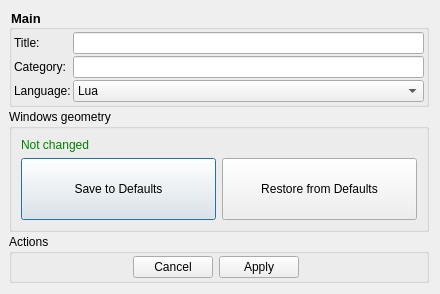
<?xml version="1.0" encoding="UTF-8"?>
<ui version="4.0">
 <class>MetaDialog</class>
 <widget class="QDialog" name="MetaDialog">
  <property name="windowModality">
   <enum>Qt::ApplicationModal</enum>
  </property>
  <property name="geometry">
   <rect>
    <x>0</x>
    <y>0</y>
    <width>440</width>
    <height>294</height>
   </rect>
  </property>
  <property name="sizePolicy">
   <sizepolicy hsizetype="Fixed" vsizetype="Fixed">
    <horstretch>0</horstretch>
    <verstretch>0</verstretch>
   </sizepolicy>
  </property>
  <property name="windowTitle">
   <string>Edit MetaData</string>
  </property>
  <layout class="QVBoxLayout" name="verticalLayout_3">
   <property name="spacing">
    <number>2</number>
   </property>
   <property name="leftMargin">
    <number>9</number>
   </property>
   <property name="topMargin">
    <number>9</number>
   </property>
   <item>
    <widget class="QGroupBox" name="groupBox">
     <property name="sizePolicy">
      <sizepolicy hsizetype="Preferred" vsizetype="Preferred">
       <horstretch>0</horstretch>
       <verstretch>0</verstretch>
      </sizepolicy>
     </property>
     <property name="styleSheet">
      <string notr="true">QGroupBox{font:13px; font-weight:bold;}</string>
     </property>
     <property name="title">
      <string>Main  </string>
     </property>
     <property name="flat">
      <bool>true</bool>
     </property>
     <layout class="QGridLayout" name="gridLayout">
      <property name="leftMargin">
       <number>2</number>
      </property>
      <property name="topMargin">
       <number>2</number>
      </property>
      <property name="rightMargin">
       <number>2</number>
      </property>
      <property name="bottomMargin">
       <number>2</number>
      </property>
      <property name="spacing">
       <number>2</number>
      </property>
      <item row="0" column="0">
       <widget class="QLabel" name="lTitle">
        <property name="text">
         <string>Title:</string>
        </property>
        <property name="margin">
         <number>15</number>
        </property>
       </widget>
      </item>
      <item row="0" column="1">
       <widget class="QLineEdit" name="leTitle"/>
      </item>
      <item row="1" column="1">
       <widget class="QLineEdit" name="leCategory"/>
      </item>
      <item row="1" column="0">
       <widget class="QLabel" name="lCategory">
        <property name="text">
         <string>Category:</string>
        </property>
        <property name="margin">
         <number>15</number>
        </property>
       </widget>
      </item>
      <item row="2" column="0">
       <widget class="QLabel" name="lLanguage">
        <property name="text">
         <string>Language:</string>
        </property>
        <property name="margin">
         <number>15</number>
        </property>
       </widget>
      </item>
      <item row="2" column="1">
       <widget class="QComboBox" name="cbLanguage">
        <item>
         <property name="text">
          <string>Lua</string>
         </property>
        </item>
        <item>
         <property name="text">
          <string>Python</string>
         </property>
        </item>
       </widget>
      </item>
     </layout>
    </widget>
   </item>
   <item>
    <widget class="QGroupBox" name="gbGeomOper">
     <property name="title">
      <string>Windows geometry  </string>
     </property>
     <property name="flat">
      <bool>true</bool>
     </property>
     <layout class="QVBoxLayout" name="verticalLayout_2">
      <item>
       <widget class="QLabel" name="lGeomState">
        <property name="styleSheet">
         <string notr="true">color: green</string>
        </property>
        <property name="text">
         <string>Not changed</string>
        </property>
       </widget>
      </item>
      <item>
       <layout class="QHBoxLayout" name="horizontalLayout">
        <item>
         <widget class="QPushButton" name="pbToDefault">
          <property name="sizePolicy">
           <sizepolicy hsizetype="MinimumExpanding" vsizetype="MinimumExpanding">
            <horstretch>0</horstretch>
            <verstretch>0</verstretch>
           </sizepolicy>
          </property>
          <property name="text">
           <string>Save to Defaults</string>
          </property>
         </widget>
        </item>
        <item>
         <widget class="QPushButton" name="pbFromDefault">
          <property name="sizePolicy">
           <sizepolicy hsizetype="MinimumExpanding" vsizetype="MinimumExpanding">
            <horstretch>0</horstretch>
            <verstretch>0</verstretch>
           </sizepolicy>
          </property>
          <property name="text">
           <string>Restore from Defaults</string>
          </property>
         </widget>
        </item>
       </layout>
      </item>
     </layout>
    </widget>
   </item>
   <item>
    <widget class="QGroupBox" name="groupBox_2">
     <property name="title">
      <string>Actions  </string>
     </property>
     <property name="flat">
      <bool>true</bool>
     </property>
     <layout class="QVBoxLayout" name="verticalLayout">
      <property name="spacing">
       <number>2</number>
      </property>
      <property name="leftMargin">
       <number>2</number>
      </property>
      <property name="topMargin">
       <number>2</number>
      </property>
      <property name="bottomMargin">
       <number>2</number>
      </property>
      <item>
       <widget class="QDialogButtonBox" name="buttonBox">
        <property name="orientation">
         <enum>Qt::Horizontal</enum>
        </property>
        <property name="standardButtons">
         <set>QDialogButtonBox::Apply|QDialogButtonBox::Cancel</set>
        </property>
        <property name="centerButtons">
         <bool>true</bool>
        </property>
       </widget>
      </item>
     </layout>
    </widget>
   </item>
  </layout>
 </widget>
 <resources/>
 <connections>
  <connection>
   <sender>buttonBox</sender>
   <signal>accepted()</signal>
   <receiver>MetaDialog</receiver>
   <slot>accept()</slot>
   <hints>
    <hint type="sourcelabel">
     <x>248</x>
     <y>254</y>
    </hint>
    <hint type="destinationlabel">
     <x>157</x>
     <y>274</y>
    </hint>
   </hints>
  </connection>
  <connection>
   <sender>buttonBox</sender>
   <signal>rejected()</signal>
   <receiver>MetaDialog</receiver>
   <slot>reject()</slot>
   <hints>
    <hint type="sourcelabel">
     <x>316</x>
     <y>260</y>
    </hint>
    <hint type="destinationlabel">
     <x>286</x>
     <y>274</y>
    </hint>
   </hints>
  </connection>
 </connections>
</ui>
